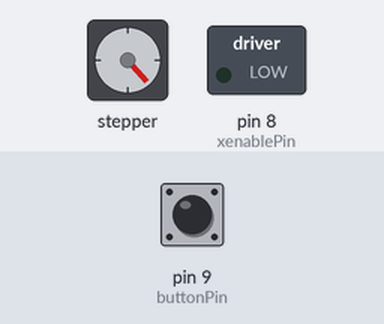
Recording of a sketch running on a simulated Arduino Uno, built with avr-gcc and run on an emulated ATmega328P. On the bench: stepper motor, switched loads named in the sketch (green lamp = pin HIGH). Inputs (shaded band) come from the test bench; at power-on: pin 9 (buttonPin) HIGH. Stepper angles assume 200 steps per turn.

Above: at 1.2 s.
1.3 s: pin 9 (buttonPin) pulled LOW for 0.15 s
At 1.65 s:
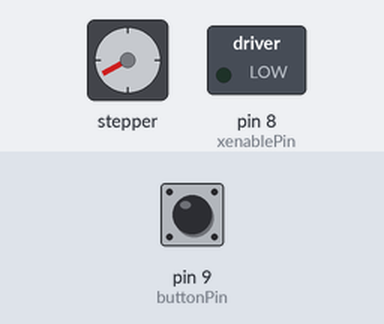
4.4 s: pin 9 (buttonPin) pulled LOW for 1 s
At 4.66 s:
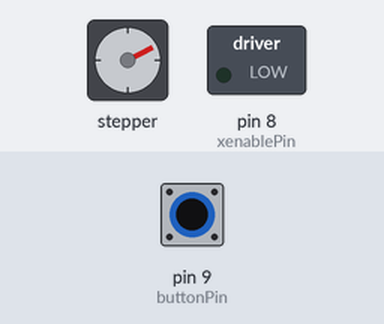
Timing chart, 0 to 17.4 s (numbered marks = the images above; inputs shaded):
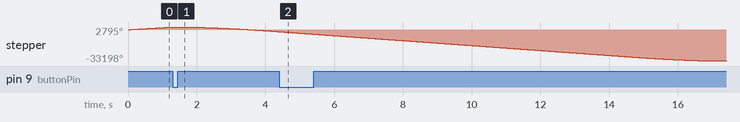

The sketch:

test1015.ino
```cpp
// 导轨电机基础测试，限位开关+步进设置

#include <AccelStepper.h>

// 定义电机控制用常量
const int xdirPin = 5;     // 方向控制引脚
const int xstepPin = 2;    // 步进控制引脚
const int xenablePin = 8;  // 使能控制引脚
const int buttonPin = 9;  // 接近开关引脚

bool motorTriggered = false;  // 标志变量
const int moveSteps = -20000;    //运行步数

AccelStepper stepper1(1,xstepPin,xdirPin);//建立步进电机对象

void setup() {
  pinMode(xstepPin, OUTPUT);     // Arduino控制A4988步进引脚为输出模式
  pinMode(xdirPin, OUTPUT);      // Arduino控制A4988方向引脚为输出模式
  pinMode(xenablePin, OUTPUT);   // Arduino控制A4988使能引脚为输出模式
  digitalWrite(xenablePin, LOW); // 将使能控制引脚设置为低电平从而让电机驱动板进入工作状态

  pinMode(buttonPin, INPUT_PULLUP);  // 启用内部上拉电阻，用于按压开关

  stepper1.setMaxSpeed(2000.0);     // 设置电机最大速度
  stepper1.setAcceleration(800.0);  // 设置电机加速度
  Serial.begin(115200);  // 初始化串口通信
}


void loop()
{
  int buttonState = digitalRead(buttonPin);  // 读取按压开关的状态

  if (buttonState == HIGH && motorTriggered == false)
  {
    stepper1.setSpeed(1600);
    stepper1.runSpeed();
  }

  if ( buttonState == LOW && motorTriggered == false )
  {
    motorTriggered = true;         // 设置标志，防止重复触发
    stepper1.setSpeed(2000);
    stepper1.moveTo(stepper1.currentPosition() + moveSteps);
  }

  if (motorTriggered)
  {
    stepper1.run();  // 使用run()移动到目标位置

    // 当电机到达目标位置后，停止电机
    if (stepper1.distanceToGo() == 0)
    {
      stepper1.disableOutputs();   // 禁用电机输出，停止转动
    }
  }
}
```
